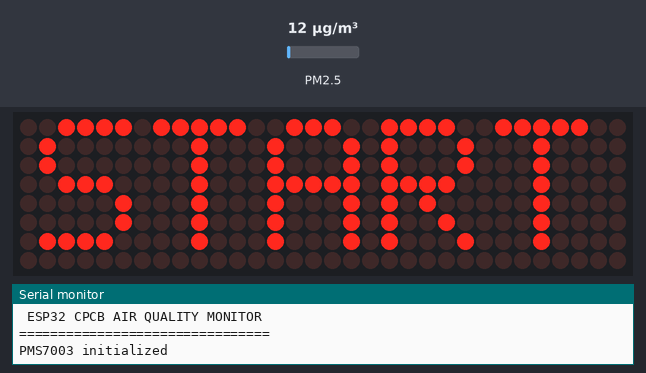
The sketch below on a simulated ESP32. On the bench: 32×8 LED matrix, the last lines printed to the serial monitor. The inputs (shaded band) are chosen by the test bench; at power-on: PM2.5 12 µg/m³.

Above: at 1.1 s.
At 5.1 s:
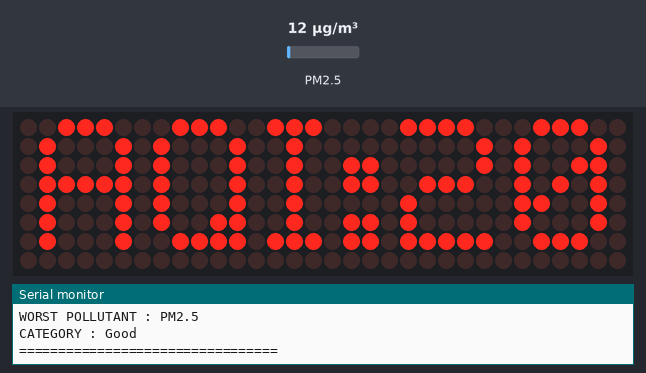

Measured:
- what the display in image 0 shows lasts 2.0 s, from 1.0 s to 3.0 s

The sketch:

esp_dis.ino
```cpp
#include "PMS.h"

#include <MD_Parola.h>
#include <MD_MAX72xx.h>
#include <SPI.h>

// =====================================================
// MAX7219 4-IN-1 MATRIX
// =====================================================
//esp 32 dev v1.1 with 4 matrix display pms 7003 show only serial monitor

#define HARDWARE_TYPE MD_MAX72XX::FC16_HW
#define MAX_DEVICES 4

#define DATA_PIN 23
#define CLK_PIN 18
#define CS_PIN 5

// =====================================================
// PMS7003
// =====================================================

// PMS7003 TX → ESP32 GPIO16
#define PMS_RX 16

// ESP32 TX not connected
#define PMS_TX -1

// =====================================================
// OBJECTS
// =====================================================

MD_Parola myDisplay(
  HARDWARE_TYPE,
  DATA_PIN,
  CLK_PIN,
  CS_PIN,
  MAX_DEVICES
);

HardwareSerial pmsSerial(2);

PMS pms(pmsSerial);
PMS::DATA data;

char displayBuffer[20];

// =====================================================
// TIMING
// =====================================================

unsigned long lastPrintTime = 0;

// Print every 5 seconds
const unsigned long PRINT_INTERVAL = 5000;

// =====================================================
// STORE LATEST SENSOR VALUES
// =====================================================

int latestPM1 = 0;
int latestPM25 = 0;
int latestPM10 = 0;

bool sensorDataAvailable = false;

// =====================================================
// CPCB PM2.5 AQI
// =====================================================

int calculatePM25AQI(float concentration)
{
  if (concentration <= 30)
  {
    return round(
      ((50.0 - 0.0) / (30.0 - 0.0)) *
      (concentration - 0.0) + 0.0
    );
  }

  else if (concentration <= 60)
  {
    return round(
      ((100.0 - 51.0) / (60.0 - 31.0)) *
      (concentration - 31.0) + 51.0
    );
  }

  else if (concentration <= 90)
  {
    return round(
      ((200.0 - 101.0) / (90.0 - 61.0)) *
      (concentration - 61.0) + 101.0
    );
  }

  else if (concentration <= 120)
  {
    return round(
      ((300.0 - 201.0) / (120.0 - 91.0)) *
      (concentration - 91.0) + 201.0
    );
  }

  else if (concentration <= 250)
  {
    return round(
      ((400.0 - 301.0) / (250.0 - 121.0)) *
      (concentration - 121.0) + 301.0
    );
  }

  else
  {
    int aqi = round(
      ((500.0 - 401.0) / (500.0 - 251.0)) *
      (concentration - 251.0) + 401.0
    );

    return constrain(aqi, 401, 500);
  }
}

// =====================================================
// CPCB PM10 AQI
// =====================================================

int calculatePM10AQI(float concentration)
{
  if (concentration <= 50)
  {
    return round(
      ((50.0 - 0.0) / (50.0 - 0.0)) *
      (concentration - 0.0) + 0.0
    );
  }

  else if (concentration <= 100)
  {
    return round(
      ((100.0 - 51.0) / (100.0 - 51.0)) *
      (concentration - 51.0) + 51.0
    );
  }

  else if (concentration <= 250)
  {
    return round(
      ((200.0 - 101.0) / (250.0 - 101.0)) *
      (concentration - 101.0) + 101.0
    );
  }

  else if (concentration <= 350)
  {
    return round(
      ((300.0 - 201.0) / (350.0 - 251.0)) *
      (concentration - 251.0) + 201.0
    );
  }

  else if (concentration <= 430)
  {
    return round(
      ((400.0 - 301.0) / (430.0 - 351.0)) *
      (concentration - 351.0) + 301.0
    );
  }

  else
  {
    int aqi = round(
      ((500.0 - 401.0) / (600.0 - 431.0)) *
      (concentration - 431.0) + 401.0
    );

    return constrain(aqi, 401, 500);
  }
}

// =====================================================
// AQI CATEGORY
// =====================================================

const char* getAQICategory(int aqi)
{
  if (aqi <= 50)
    return "Good";

  else if (aqi <= 100)
    return "Satisfactory";

  else if (aqi <= 200)
    return "Moderate";

  else if (aqi <= 300)
    return "Poor";

  else if (aqi <= 400)
    return "Very Poor";

  else
    return "Severe";
}

// =====================================================
// SETUP
// =====================================================

void setup()
{
  // USB Serial Monitor
  Serial.begin(115200);

  delay(1000);

  Serial.println();
  Serial.println("================================");
  Serial.println(" ESP32 CPCB AIR QUALITY MONITOR");
  Serial.println("================================");

  // ---------------------------------------------------
  // PMS7003
  // ---------------------------------------------------

  pmsSerial.begin(
    9600,
    SERIAL_8N1,
    PMS_RX,
    PMS_TX
  );

  Serial.println("PMS7003 initialized");

  // ---------------------------------------------------
  // MAX7219
  // ---------------------------------------------------

  myDisplay.begin();

  // Minimum brightness
  myDisplay.setIntensity(0);

  myDisplay.displayClear();

  myDisplay.setTextAlignment(PA_CENTER);

  myDisplay.print("START");

  delay(2000);

  myDisplay.displayClear();

  Serial.println("MAX7219 initialized");
  Serial.println("System ready");
  Serial.println("Reading PMS7003...");
  Serial.println("--------------------------------");
}

// =====================================================
// LOOP
// =====================================================

void loop()
{
  // ===================================================
  // CONTINUOUSLY READ PMS7003
  // ===================================================

  if (pms.read(data))
  {
    latestPM1 = data.PM_AE_UG_1_0;
    latestPM25 = data.PM_AE_UG_2_5;
    latestPM10 = data.PM_AE_UG_10_0;

    sensorDataAvailable = true;
  }

  // ===================================================
  // PRINT EVERY 5 SECONDS
  // ===================================================

  if (millis() - lastPrintTime >= PRINT_INTERVAL)
  {
    lastPrintTime = millis();

    // -------------------------------------------------
    // If no PMS data received
    // -------------------------------------------------

    if (!sensorDataAvailable)
    {
      Serial.println("Waiting for PMS7003 data...");
      return;
    }

    // -------------------------------------------------
    // Calculate AQI
    // -------------------------------------------------

    int pm25AQI = calculatePM25AQI(latestPM25);
    int pm10AQI = calculatePM10AQI(latestPM10);

    // -------------------------------------------------
    // Find worst pollutant
    // -------------------------------------------------

    int overallAQI;
    const char* dominantPollutant;

    if (pm25AQI >= pm10AQI)
    {
      overallAQI = pm25AQI;
      dominantPollutant = "PM2.5";
    }
    else
    {
      overallAQI = pm10AQI;
      dominantPollutant = "PM10";
    }

    // -------------------------------------------------
    // SERIAL MONITOR
    // -------------------------------------------------

    Serial.println();
    Serial.println("========== AIR QUALITY ==========");

    Serial.print("PM1.0  : ");
    Serial.print(latestPM1);
    Serial.println(" ug/m3");

    Serial.print("PM2.5  : ");
    Serial.print(latestPM25);
    Serial.println(" ug/m3");

    Serial.print("PM10   : ");
    Serial.print(latestPM10);
    Serial.println(" ug/m3");

    Serial.println();

    Serial.print("PM2.5 AQI : ");
    Serial.println(pm25AQI);

    Serial.print("PM10 AQI  : ");
    Serial.println(pm10AQI);

    Serial.println();

    Serial.print("OVERALL AQI : ");
    Serial.println(overallAQI);

    Serial.print("WORST POLLUTANT : ");
    Serial.println(dominantPollutant);

    Serial.print("CATEGORY : ");
    Serial.println(getAQICategory(overallAQI));

    Serial.println("=================================");

    // -------------------------------------------------
    // MAX7219
    // -------------------------------------------------

    snprintf(
      displayBuffer,
      sizeof(displayBuffer),
      "AQI:%d",
      overallAQI
    );

    myDisplay.print(displayBuffer);
  }

  // Small delay so ESP32 isn't unnecessarily busy
  delay(10);
}
```
